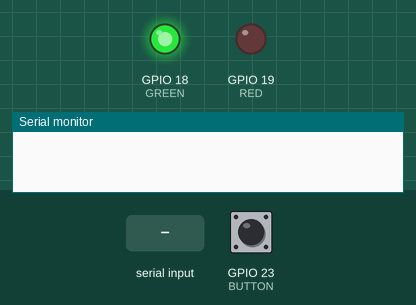
A sketch run on a simulated ESP32. On the bench: output pins drawn as LEDs (lit = HIGH), the last lines printed to the serial monitor. The test bench sets the inputs (shaded band); at power-on: GPIO 23 (BUTTON) HIGH.

Above: at 1.2 s.
1.3 s: GPIO 23 (BUTTON) pulled LOW for 0.15 s
At 1.7 s:
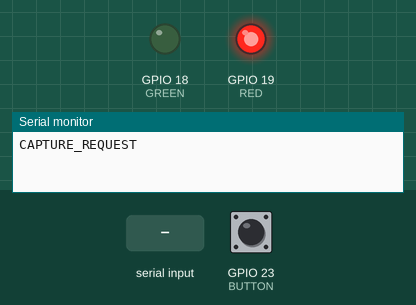
2.9 s: "DONE\n" received over Serial
At 4.1 s:
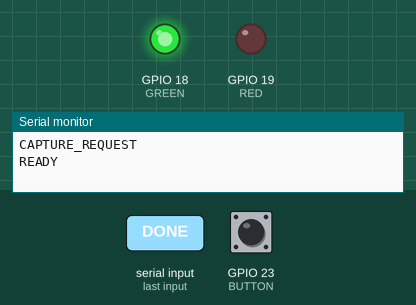
4.4 s: GPIO 23 (BUTTON) pulled LOW for 1 s
At 5.3 s:
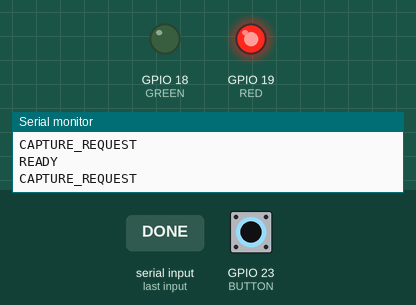
6.9 s: "RESET\n" received over Serial
At 7.2 s:
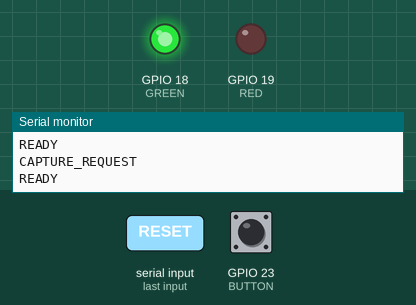
Timing chart, 0 to 9.4 s (numbered marks = the images above; inputs shaded):
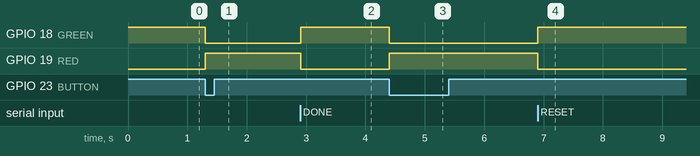

The sketch:

esp32_trigger.ino
```cpp
#include <Arduino.h>
const int BUTTON=23,GREEN=18,RED=19;
int previous=HIGH;
unsigned long lastPress=0;
void setup(){
 Serial.begin(115200);
 pinMode(BUTTON,INPUT_PULLUP);
 pinMode(GREEN,OUTPUT);
 pinMode(RED,OUTPUT);
 digitalWrite(GREEN,HIGH);
 digitalWrite(RED,LOW);
}
void loop(){
 int state=digitalRead(BUTTON);
 unsigned long now=millis();
 if(previous==HIGH && state==LOW && now-lastPress>=200){
  lastPress=now;
  digitalWrite(GREEN,LOW);digitalWrite(RED,HIGH);
  Serial.println("CAPTURE_REQUEST");
 }
 previous=state;
 if(Serial.available()){
  String cmd=Serial.readStringUntil('\n');cmd.trim();
  if(cmd=="DONE" || cmd=="RESET"){
   digitalWrite(RED,LOW);digitalWrite(GREEN,HIGH);
   Serial.println("READY");
  }
 }
 delay(10);
}
```

Measured:
- after the input at 1.3 s, GPIO 18 (GREEN): HIGH → LOW at once; GPIO 19 (RED): LOW → HIGH at once
- after the input at 2.9 s, GPIO 18 (GREEN): LOW → HIGH at once; GPIO 19 (RED): HIGH → LOW at once
- after the input at 4.4 s, GPIO 18 (GREEN): HIGH → LOW at once; GPIO 19 (RED): LOW → HIGH at once
- after the input at 6.9 s, GPIO 18 (GREEN): LOW → HIGH at once; GPIO 19 (RED): HIGH → LOW at once
